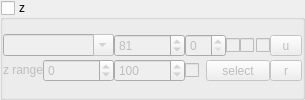
    <widget class="QGroupBox" name="groupBox_3">
     <property name="sizePolicy">
      <sizepolicy hsizetype="Preferred" vsizetype="Preferred">
       <horstretch>0</horstretch>
       <verstretch>0</verstretch>
      </sizepolicy>
     </property>
     <property name="title">
      <string>z</string>
     </property>
     <property name="checkable">
      <bool>true</bool>
     </property>
     <property name="checked">
      <bool>false</bool>
     </property>
     <layout class="QVBoxLayout" name="verticalLayout_5">
      <property name="spacing">
       <number>0</number>
      </property>
      <property name="leftMargin">
       <number>0</number>
      </property>
      <property name="topMargin">
       <number>0</number>
      </property>
      <property name="rightMargin">
       <number>0</number>
      </property>
      <property name="bottomMargin">
       <number>0</number>
      </property>
      <item>
       <layout class="QGridLayout" name="gridLayout_2">
        <property name="horizontalSpacing">
         <number>0</number>
        </property>
        <property name="verticalSpacing">
         <number>2</number>
        </property>
        <item row="1" column="9">
         <widget class="QToolButton" name="toolButtonSetZAxis">
          <property name="enabled">
           <bool>false</bool>
          </property>
          <property name="sizePolicy">
           <sizepolicy hsizetype="Fixed" vsizetype="Fixed">
            <horstretch>0</horstretch>
            <verstretch>0</verstretch>
           </sizepolicy>
          </property>
          <property name="minimumSize">
           <size>
            <width>32</width>
            <height>0</height>
           </size>
          </property>
          <property name="toolTip">
           <string>&lt;html&gt;&lt;head/&gt;&lt;body&gt;&lt;p&gt;Update default axis range.&lt;/p&gt;&lt;p&gt;To save current default axis settings use the Settings-&amp;gt;Save Menu.&lt;/p&gt;&lt;/body&gt;&lt;/html&gt;</string>
          </property>
          <property name="text">
           <string>u</string>
          </property>
         </widget>
        </item>
        <item row="1" column="5">
         <widget class="QCheckBox" name="checkBoxNormZ">
          <property name="sizePolicy">
           <sizepolicy hsizetype="Fixed" vsizetype="Fixed">
            <horstretch>0</horstretch>
            <verstretch>0</verstretch>
           </sizepolicy>
          </property>
          <property name="minimumSize">
           <size>
            <width>0</width>
            <height>0</height>
           </size>
          </property>
          <property name="toolTip">
           <string>Normalized density</string>
          </property>
          <property name="text">
           <string/>
          </property>
         </widget>
        </item>
        <item row="1" column="8">
         <widget class="QCheckBox" name="checkBoxAutoScaleZ">
          <property name="sizePolicy">
           <sizepolicy hsizetype="Fixed" vsizetype="Fixed">
            <horstretch>0</horstretch>
            <verstretch>0</verstretch>
           </sizepolicy>
          </property>
          <property name="minimumSize">
           <size>
            <width>0</width>
            <height>0</height>
           </size>
          </property>
          <property name="toolTip">
           <string>If checked the axis is changed and no default scale is defined the axis scale is updated.</string>
          </property>
          <property name="text">
           <string/>
          </property>
          <property name="checked">
           <bool>false</bool>
          </property>
         </widget>
        </item>
        <item row="1" column="0" colspan="2">
         <widget class="QComboBox" name="comboBoxSelZ">
          <property name="sizePolicy">
           <sizepolicy hsizetype="Expanding" vsizetype="Fixed">
            <horstretch>0</horstretch>
            <verstretch>0</verstretch>
           </sizepolicy>
          </property>
          <property name="editable">
           <bool>true</bool>
          </property>
         </widget>
        </item>
        <item row="2" column="2">
         <widget class="QSpinBox" name="spinBoxZmax">
          <property name="sizePolicy">
           <sizepolicy hsizetype="Expanding" vsizetype="Fixed">
            <horstretch>1</horstretch>
            <verstretch>0</verstretch>
           </sizepolicy>
          </property>
          <property name="toolTip">
           <string>Z axis maximum value</string>
          </property>
          <property name="minimum">
           <number>-1000000</number>
          </property>
          <property name="maximum">
           <number>1000000</number>
          </property>
          <property name="value">
           <number>100</number>
          </property>
         </widget>
        </item>
        <item row="1" column="2">
         <widget class="QSpinBox" name="spinBoxBin1DZ">
          <property name="toolTip">
           <string>Number of 1D bins.</string>
          </property>
          <property name="minimum">
           <number>1</number>
          </property>
          <property name="maximum">
           <number>999</number>
          </property>
          <property name="value">
           <number>81</number>
          </property>
         </widget>
        </item>
        <item row="1" column="6">
         <widget class="QCheckBox" name="checkBoxLogZ">
          <property name="sizePolicy">
           <sizepolicy hsizetype="Fixed" vsizetype="Fixed">
            <horstretch>0</horstretch>
            <verstretch>0</verstretch>
           </sizepolicy>
          </property>
          <property name="minimumSize">
           <size>
            <width>0</width>
            <height>0</height>
           </size>
          </property>
          <property name="toolTip">
           <string>Logarithmic axis</string>
          </property>
          <property name="text">
           <string/>
          </property>
         </widget>
        </item>
        <item row="2" column="1">
         <widget class="QSpinBox" name="spinBoxZmin">
          <property name="sizePolicy">
           <sizepolicy hsizetype="Expanding" vsizetype="Fixed">
            <horstretch>1</horstretch>
            <verstretch>0</verstretch>
           </sizepolicy>
          </property>
          <property name="toolTip">
           <string>Z axis minimum value</string>
          </property>
          <property name="minimum">
           <number>-1000000</number>
          </property>
          <property name="maximum">
           <number>1000000</number>
          </property>
          <property name="value">
           <number>0</number>
          </property>
         </widget>
        </item>
        <item row="2" column="0">
         <widget class="QLabel" name="label_7">
          <property name="sizePolicy">
           <sizepolicy hsizetype="Fixed" vsizetype="Fixed">
            <horstretch>0</horstretch>
            <verstretch>0</verstretch>
           </sizepolicy>
          </property>
          <property name="text">
           <string>z range</string>
          </property>
         </widget>
        </item>
        <item row="2" column="4" colspan="5">
         <widget class="QToolButton" name="toolButtonAddSelection">
          <property name="sizePolicy">
           <sizepolicy hsizetype="Minimum" vsizetype="Fixed">
            <horstretch>0</horstretch>
            <verstretch>0</verstretch>
           </sizepolicy>
          </property>
          <property name="toolTip">
           <string>Add a new selection range to the selection list.</string>
          </property>
          <property name="layoutDirection">
           <enum>Qt::RightToLeft</enum>
          </property>
          <property name="text">
           <string>select</string>
          </property>
         </widget>
        </item>
        <item row="2" column="9">
         <widget class="QToolButton" name="toolButtonAutoZ">
          <property name="sizePolicy">
           <sizepolicy hsizetype="Minimum" vsizetype="Fixed">
            <horstretch>0</horstretch>
            <verstretch>0</verstretch>
           </sizepolicy>
          </property>
          <property name="text">
           <string>r</string>
          </property>
         </widget>
        </item>
        <item row="2" column="3">
         <widget class="QCheckBox" name="checkBoxDynamicSelection">
          <property name="toolTip">
           <string>Limit histograms to overlay selection, dynamic</string>
          </property>
          <property name="text">
           <string/>
          </property>
         </widget>
        </item>
        <item row="1" column="3" colspan="2">
         <widget class="QSpinBox" name="spinBoxBin2DZ">
          <property name="enabled">
           <bool>false</bool>
          </property>
         </widget>
        </item>
       </layout>
      </item>
      <item>
       <layout class="QVBoxLayout" name="verticalLayout_4">
        <property name="spacing">
         <number>0</number>
        </property>
        <property name="sizeConstraint">
         <enum>QLayout::SetDefaultConstraint</enum>
        </property>
       </layout>
      </item>
     </layout>
    </widget>
